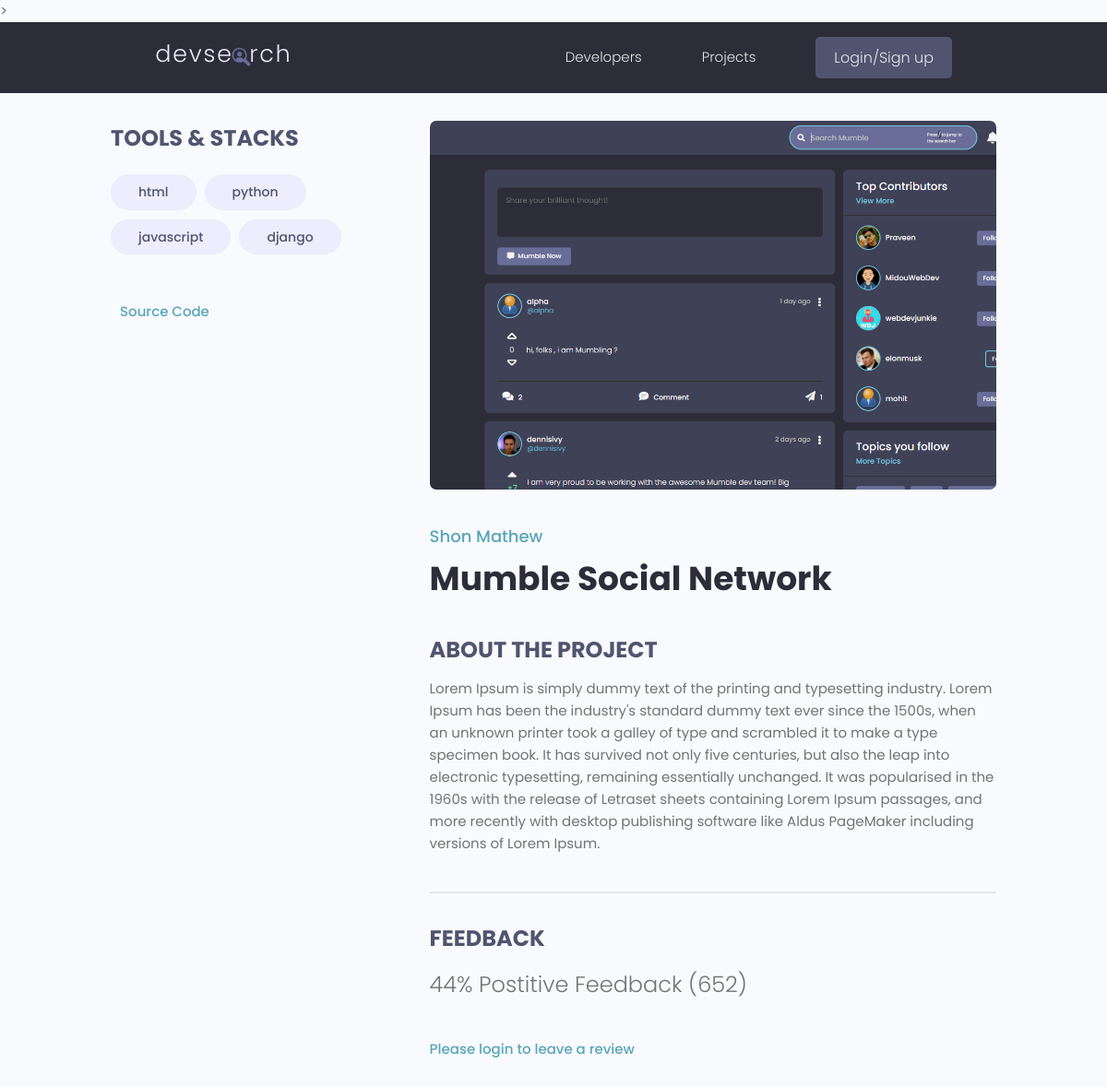
The app's page /projects/project/26907d35-9e9f-4e97-a6cc-50c2de3b8cdf/ with its own data.
### projects/models.py (models this page shows, shortened)
class Tag(models.Model):
    name = models.CharField(max_length=200)
    created = models.DateTimeField(auto_now_add= True)
    pid = models.UUIDField(default =uuid.uuid4,unique= True,primary_key=True,editable=False)
    def __str__(self):
        return self.name

class Project(models.Model):
    owner = models.ForeignKey(Profile,null=True,blank=True,on_delete=models.SET_NULL)
    name = models.CharField(max_length=200)
    description = models.TextField(null=True,blank=True)
    featured_image = models.ImageField(null=True,blank=True,default='default.jpg')
    source_link = models.CharField(max_length=200, null= True,blank=True)
    demo_link = models.CharField(max_length=200, null= True,blank=True)
    vote_total = models.IntegerField(default=0,null=True,blank=True)
    vote_ratio = models.IntegerField(default=0,null=True,blank=True)
    tags =  models.ManyToManyField('Tag',blank=True)
    created = models.DateTimeField(auto_now_add= True)
    pid = models.UUIDField(default =uuid.uuid4,unique= True,primary_key=True,editable=False)
    class Meta:
        ordering =['-vote_ratio','-vote_total','name']
    @property
    def reviewers(self):
        queryset = self.review_set.all().values_list('owner__pid',flat =True)
        return queryset

### users/models.py (models this page shows, shortened)
class Profile(models.Model):
    user = models.OneToOneField(User,on_delete=models.CASCADE,null=True,blank=True)
    name = models.CharField(max_length=200,null=True,blank=True)
    email = models.EmailField(max_length=200,null=True,blank=True)
    username =models.CharField(max_length=200,null=True,blank=True)
    location =models.CharField(max_length=200,null=True,blank=True)
    short_intro = models.CharField(max_length=200,null=True,blank=True)
    bio = models.TextField(null=True,blank=True)
    profile_image  = models.ImageField(null=True,blank=True,upload_to='profiles/',default='profiles/user-default.png')
    social_github = models.CharField(max_length=200,null=True,blank=True)
    social_twitter = models.CharField(max_length=200,null=True,blank=True)
    social_linkedin= models.CharField(max_length=200,null=True,blank=True)
    social_youtube = models.CharField(max_length=200,null=True,blank=True)
    social_website = models.CharField(max_length=200,null=True,blank=True)
    created = models.DateTimeField(auto_now_add= True)
    pid = models.UUIDField(default =uuid.uuid4,unique= True,primary_key=True,editable=False)

### projects/views.py (the view, shortened to what this page needs)
# urls.py: path('project/<str:pk>/',views.project,name= 'project'),
def project(request,pk):
    projectObj = Project.objects.get(pid = pk)
    tags= projectObj.tags.all()
    form = ReviewForm()
    context = {'project':projectObj,'tags':tags,'form':form}
    return render(request,'projects/single_project.html',context)

### projects/templates/projects/single_project.html (shortened to what this page needs)
{% extends 'main.html' %}
{% block content %}
<main class="singleProject my-md">
    <div class="container">
      <div class="layout">
        <div class="column column--1of3">
          <h3 class="singleProject__subtitle">Tools & Stacks</h3>
          <div class="singleProject__toolStack">
            {% for tag in project.tags.all %}
            <span class="tag tag--pill tag--sub tag--lg">
              <small>{{tag}}</small>
            </span>
             {% endfor %}
          </div>
          <a class="singleProject__liveLink" href="#" target="_blank">Source Code
          </a>
        </div>
        <div class="column column--2of3">
          <img class="singleProject__preview" src="{{project.featured_image.url}}" alt="portfolio thumbnail" />
          <a href="{% url 'user-profile' project.owner.pid %}" class="singleProject__developer">{{project.owner.name}}</a>
          <h2 class="singleProject__title">{{project.name}}</h2>
          <h3 class="singleProject__subtitle">About the Project</h3>
          <div class="singleProject__info">
            {{project.description}}
          </div>
          <div class="comments">
            <h3 class="singleProject__subtitle">Feedback</h3>
            <h5 class="project--rating">
              {{project.vote_ratio}}% Postitive Feedback ({{project.vote_total}})
            </h5>
            {% if request.user.profile.pid in project.reviewers %}
              <p>You have already submitted review for this project</p>
            {% elif request.user.profile == project.owner %}
              <p>You cannot review your own work</p>
              {% else %}
              <a href="{% url 'login' %}?next={{request.path}}">Please login to leave a review</a>
            {% endif  %}
      </div>
  </div>
</div>
</div>
</main>
{% endblock content %}

### static/styles/app.css (style rules this page uses)
:root { --color-sub: #2d2d39; }
img { width: 100%; }
.singleProject .column--1of3 { order: 2; }
@media screen and (min-width: 1081px) { .singleProject .column--1of3 { order: 1; } }
@media screen and (min-width: 1081px) { .singleProject .column--2of3 { order: 2; } }
.singleProject__toolStack { margin-top: 2rem; margin-bottom: 4rem; }
.singleProject__liveLink { font-weight: 500; transition: all 0.3s ease-in-out; border-bottom: 2px solid transparent; }
.singleProject__preview { height: 50vh; object-fit: cover; object-position: top center; margin-bottom: 3rem; border-radius: 0.7rem; }
.singleProject__developer { font-size: 1.8rem; font-weight: 500; }
.singleProject__title { font-size: 3.6rem; font-weight: 700; color: var(--color-sub); margin-bottom: 3rem; }
.project--rating { margin-bottom: 1.6em; margin-top: .5em; }
.singleProject__subtitle { text-transform: uppercase; font-size: 2.4rem; font-weight: 700; color: var(--color-sub-light); margin-bottom: 1rem; }
.comments { margin-top: 4rem; padding-top: 3rem; border-top: 2px solid var(--color-light); }

### static/uikit/styles/modules/_variables.css (style rules this page uses)
:root { --color-main: #5aa5b9; --color-main-light: #e6faff; --color-sub: #3f4156; --color-sub-light: #51546e; --color-sub-lighter: #ededfd; --color-text: #737373; --color-gray: #8b8b8b; --color-light: #e5e7eb; --color-light-gray: #767676; --color-bg: #f8fafd; --color-white: #fffefd; --color-white-light: #f3f3f3; --color-success: #359e64; --color-success-bg: #def8e8; --color-error: #fc4b0b; --color-error-bg: #fff2ee; --font-base: 'Poppins', arial, helvetica, 'Segoe UI', roboto, ubuntu, sans-serif; --font-monospace: 'Fira Code', 'Courier New', courier, monospace; --font-regular: 300; --font-medium: 500; --font-bold: 700; --generic-shadow: 1px 1px 5px #00000010; --generic-transition: all 0.3s ease-in-out; }

### static/uikit/styles/modules/_base.css (style rules this page uses)
* { margin: 0; padding: 0; box-sizing: border-box; text-rendering: optimizeLegibility; color: inherit; font-size: inherit; }
html { font-size: 50%; }
@media only screen and (min-width: 480px) { html { font-size: 56.25%; } }
@media only screen and (min-width: 1200px) { html { font-size: 62.5%; } }
body { line-height: 1.6; font-weight: 400; font-size: 1.5rem; color: var(--color-text); background-color: var(--color-bg); min-height: 100vh; }

### static/uikit/styles/modules/_typography.css (style rules this page uses)
* { font-family: var(--font-base); }
h2 { font-size: 3.6rem; font-weight: var(--font-bold); }
h3 { font-size: 3.2rem; font-weight: var(--font-medium); }
h5 { font-size: 2.4rem; font-weight: var(--font-medium); }
h5, h6 { font-weight: var(--font-regular); }
p, span, strong { font-size: 1.6rem; color: var(--color-text); font-weight: var(--font-regular); }
a { padding-bottom: 2px; text-decoration: none; display: inline-block; color: var(--color-main); font-weight: var(--font-medium); }

### static/uikit/styles/modules/_utilities.css (style rules this page uses)
.container { width: 92%; max-width: 165rem; margin: 0 auto; box-sizing: border-box; }
@media screen and (min-width: 1000px) { .container { width: 90%; } }
@media screen and (min-width: 1200px) { .container { width: 80%; } }
.my-md { margin: 3rem auto; }

### static/uikit/styles/modules/_tag.css (style rules this page uses)
.tag { display: inline-flex; align-items: center; background-color: var(--color-sub); height: -webkit-fit-content; height: -moz-fit-content; height: fit-content; width: -webkit-fit-content; width: -moz-fit-content; width: fit-content; border-radius: 0.5rem; padding: 0.5rem 1.5rem; font-size: 1.2rem; cursor: pointer; }
.tag:not(:last-child) { margin-right: 0.25rem; margin-bottom: 0.75rem; }
.tag > small { color: var(--color-white); }
.tag--pill { border-radius: 5rem; }
.tag--sub, .tag--sub > small { background: var(--color-sub-lighter); color: var(--color-sub-light); font-weight: 500; }
.tag--lg { padding: 0.8rem 3rem; font-size: 1.4rem; }
.tag--lg:not(:last-child) { margin-right: 0.5rem; margin-bottom: 1rem; }

### static/uikit/styles/modules/_layout.css (style rules this page uses)
.layout { display: flex; flex-flow: row wrap; justify-content: space-between; }
.layout > .column { margin-bottom: 3rem; }
.layout > .column.column--1of3 { flex-basis: 30%; }
.layout > .column.column--2of3 { flex-basis: 64%; }

### records on screen
Tag: name "html"
Tag: name "python"
Tag: name "javascript"
Tag: name "django"
Project: featured_image (picture), owner.name "Shon Mathew", name "Mumble Social Network", description "Lorem Ipsum is simply dummy text of the printing and typesetting industry. Lorem Ipsum has been the industry's standard dummy text ever since the 1500s, when an unknown printer took a galley of type and scrambled it to make a type specimen book. It has survived not only five centuries, but also the leap into electronic typesetting, remaining essentially unchanged. It was popularised in the 1960s with the release of Letraset sheets containing Lorem Ipsum passages, and more recently with desktop publishing software like Aldus PageMaker including versions of Lorem Ipsum.", vote_ratio "44", vote_total "652"
